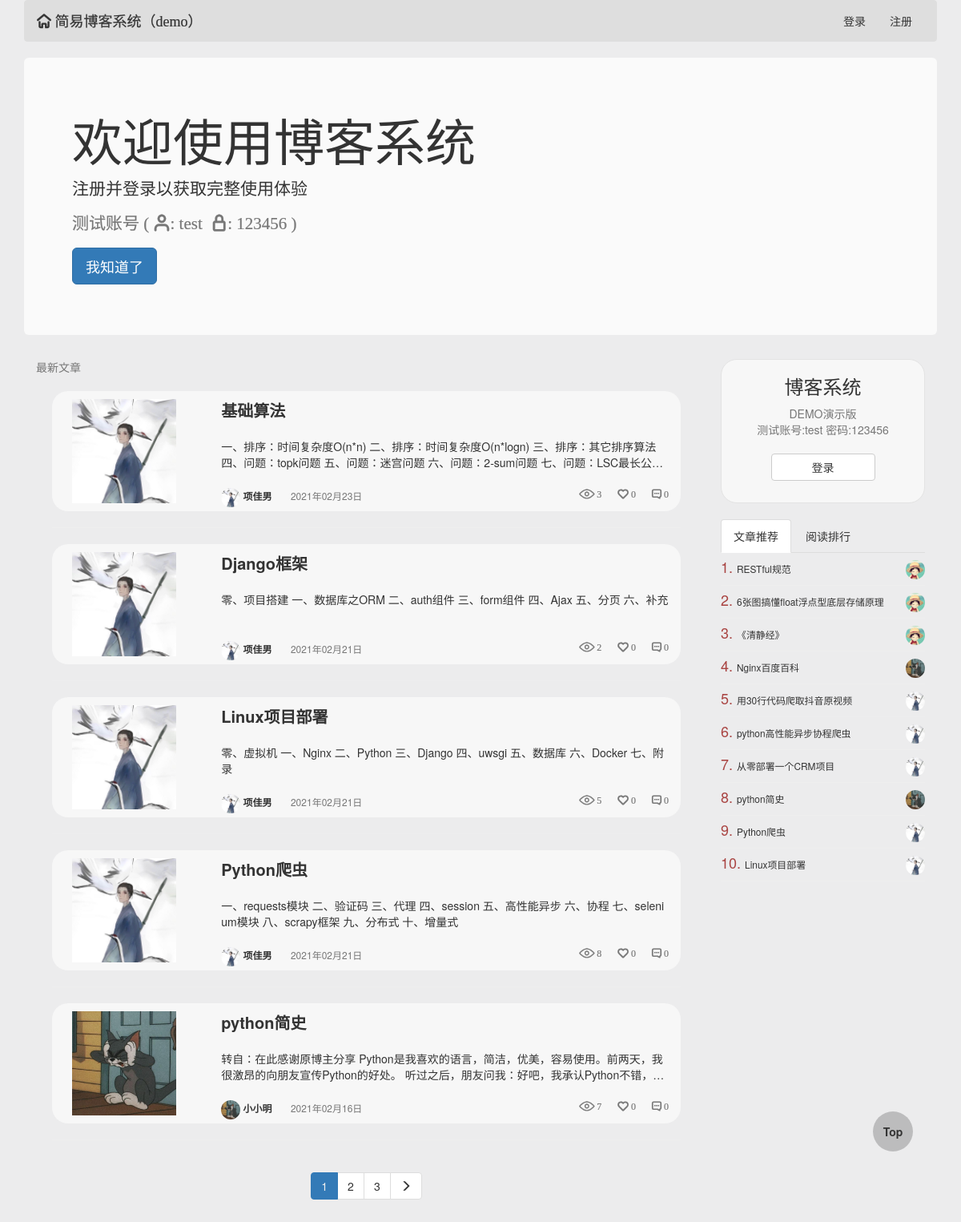
/, run on an earlier commit of the app's database.
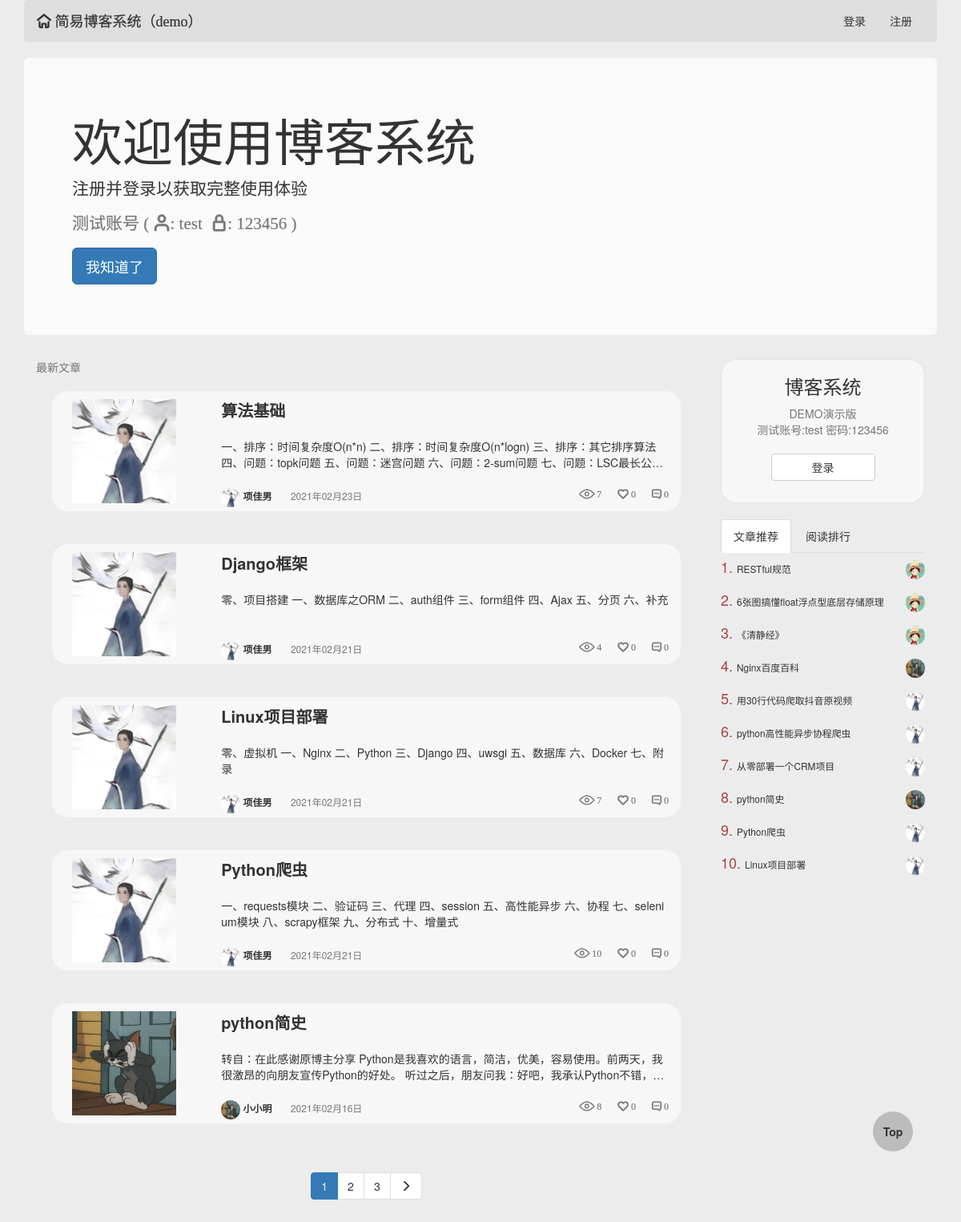
And on a later commit of the database.
### blog/models.py (models this page shows, shortened)
class Article(models.Model):
    title = models.CharField(max_length=64, verbose_name='文章标题')
    desc = models.CharField(max_length=256, verbose_name='文章描述信息')
    create_time = models.DateTimeField(auto_now_add=True, verbose_name='文章创建日期')
    content = models.TextField()
    view_count = models.IntegerField(default=0)
    like_count = models.IntegerField(default=0)
    dislike_count = models.IntegerField(default=0)
    comment_count = models.IntegerField(default=0)
    user = models.ForeignKey('UserInfo', on_delete=models.CASCADE)
    tag = models.ManyToManyField('Tag')

class UserInfo(AbstractUser):
    create_time = models.DateTimeField(auto_now_add=True, verbose_name='用户创建时间')
    avatar = models.FileField(upload_to='avatars/', default='avatars/default.png')
    blog_site = models.OneToOneField('BlogSite', null=True, on_delete=models.CASCADE)
    def __str__(self):
        return self.username

### blog/views.py (the view)
# urls.py: 2. Add a URL to urlpatterns:  path('', views.home, name='home')
def home(request):
    if not request.session.get('welcome'):
        request.session['welcome'] = 'first'
    else:
        request.session['welcome'] = 'again'
    article_list = Article.objects.all().order_by('-create_time')
    current_page, page_range, current_page_num = my_paginator(request, article_list, 5)
    form_login = UserFormLogin()
    form_reg = UserFormReg()
    return render(request, "home.html", locals())

### blog/templatetags/my_tags.py (called while the page is built)
@register.inclusion_tag('parts/side-right.html')
def get_side_right_style(request):
    article_list_hot = Article.objects.order_by('-like_count')[:10]
    article_list_view = Article.objects.order_by('-view_count')[:10]
    return {'article_list_hot': article_list_hot, 'article_list_view': article_list_view, 'request': request}

@register.inclusion_tag('parts/header.html')
def get_header_style(request):
    form_login = UserFormLogin()
    form_reg = UserFormReg()
    username = UserInfo.objects.filter(username=request.user.username).first()
    blog_site = BlogSite.objects.filter(userinfo=username).first()
    return {'form_login': form_login, 'form_reg': form_reg, 'request': request, 'blog_site': blog_site}

@register.inclusion_tag('parts/paginator.html')
def get_paginator_style(current_page, page_range, current_page_num):
    return {'current_page': current_page, 'page_range': page_range, 'current_page_num': current_page_num}

### templates/home.html (shortened to what this page needs)
{% extends "base0.html" %}
{% block body %}
    <div class="header">
        {% load my_tags %}
        {% get_header_style request %}
    </div>
    {% if request.session.welcome == 'first' %}
        <div class="jumbotron welcome">
            <h1>欢迎使用博客系统</h1>
            <p>注册并登录以获取完整使用体验</p>
            <p class="iconfont text-muted">测试账号 (&nbsp;&#xe62f;:&nbsp;test&nbsp;&nbsp;&#xe627;:&nbsp;123456&nbsp;)</p>
            <p><span id="welcome-btn" class="btn btn-primary btn-lg">我知道了</span></p>
        </div>
    {% endif %}
    <div class="col-md-9">
        <span class="text-muted">最新文章</span>
        <div class="article-list">
            {% for article in current_page %}
                <div class="article-item clearfix bg-info">
                    <div class="col-md-3">
                        <div class="view-img">
                            <a href="/{{ article.user.username }}/articles/{{ article.id }}">
                                <img src="/media/{{ article.user.avatar }}" height="130">
                            </a>
                        </div>
                    </div>
                    <div class="col-md-9">
                        <div class="media-right view-title">
                            <p>
                                <a href="/{{ article.user.username }}/articles/{{ article.id }}">{{ article.title }}</a>
                            </p>
                            <span>
                            {{ article.desc }}
                        </span>
                        </div>
                        <div class="pull-left text-muted view-other">
                            <a href="/{{ article.user }}/">
                                <img src="/media/{{ article.user.avatar }}">
                                {{ article.user }}
                            </a>
                            <span class="">{{ article.create_time|date:'Y年m月d日' }}</span>
                            <span class="pull-right iconfont">&#xe630; {{ article.comment_count }}</span>
                            <span class="pull-right iconfont">&#xe626; {{ article.like_count }}</span>
                            <span class="pull-right iconfont">&#xe601; {{ article.view_count }}</span>
                        </div>
                    </div>
                </div>
                <hr>
            {% endfor %}
            {% load my_tags %}
            {% get_paginator_style current_page page_range current_page_num %}
        </div>
    </div>
    <div class="col-md-3">
        {% load my_tags %}
        {% get_side_right_style request %}
    </div>
{% endblock %}

### templates/parts/side-right.html (shortened to what this page needs)
{% if request.user.is_anonymous %}
    <div class="side-right-header">
        <span class="center-block text-center h3">博客系统</span>
        <span class="center-block text-center text-muted">DEMO演示版</span>
        <span class="center-block text-center text-muted">测试账号:test 密码:123456</span>
        <a href="#" data-toggle="modal" data-target=".login-modal" class="auth">
            <span class="btn btn-default center-block text-center btn-login">登录</span>
        </a>
    </div>
{% endif %}
<br>
<ul class="nav nav-tabs" role="tablist">
    <li role="presentation" class="active">
        <a href="#article_list_hot" aria-controls="home" role="tab" data-toggle="tab">文章推荐</a>
    </li>
    <li role="presentation">
        <a href="#article_list_view" aria-controls="profile" role="tab" data-toggle="tab">阅读排行</a>
    </li>
</ul>
<div class="tab-content">
    <div role="tabpanel" class="tab-pane active" id="article_list_hot">
        {% for article in article_list_hot %}
            <div class="article-item-right clearfix">
                <div class="view-title small">
                    <span class="text-danger h4">{{ forloop.counter }}. </span>
                    <a href="/{{ article.user.username }}/articles/{{ article.id }}" class="title">
                        {{ article.title }}
                    </a>
                    <a href="/{{ article.user }}/" class="avatar">
                        <img src="/media/{{ article.user.avatar }}">
                    </a>
                </div>
            </div>
        {% endfor %}
    </div>
</div>

What changed in the data, as far as the page shows it:
changed Article "一、排序：时间复杂度O(n*n) 二、排序：时间复杂度O(n*logn) 三、排序：其它排序算法 四、问题：topk问题 五、问题：迷宫问题…": title "基础算法" → "算法基础"; view_count "3" → "7"
changed Article "Django框架": view_count "2" → "4"
changed Article "Linux项目部署": view_count "5" → "7"
changed Article "Python爬虫": view_count "8" → "10"
changed Article "python简史": view_count "7" → "8"
